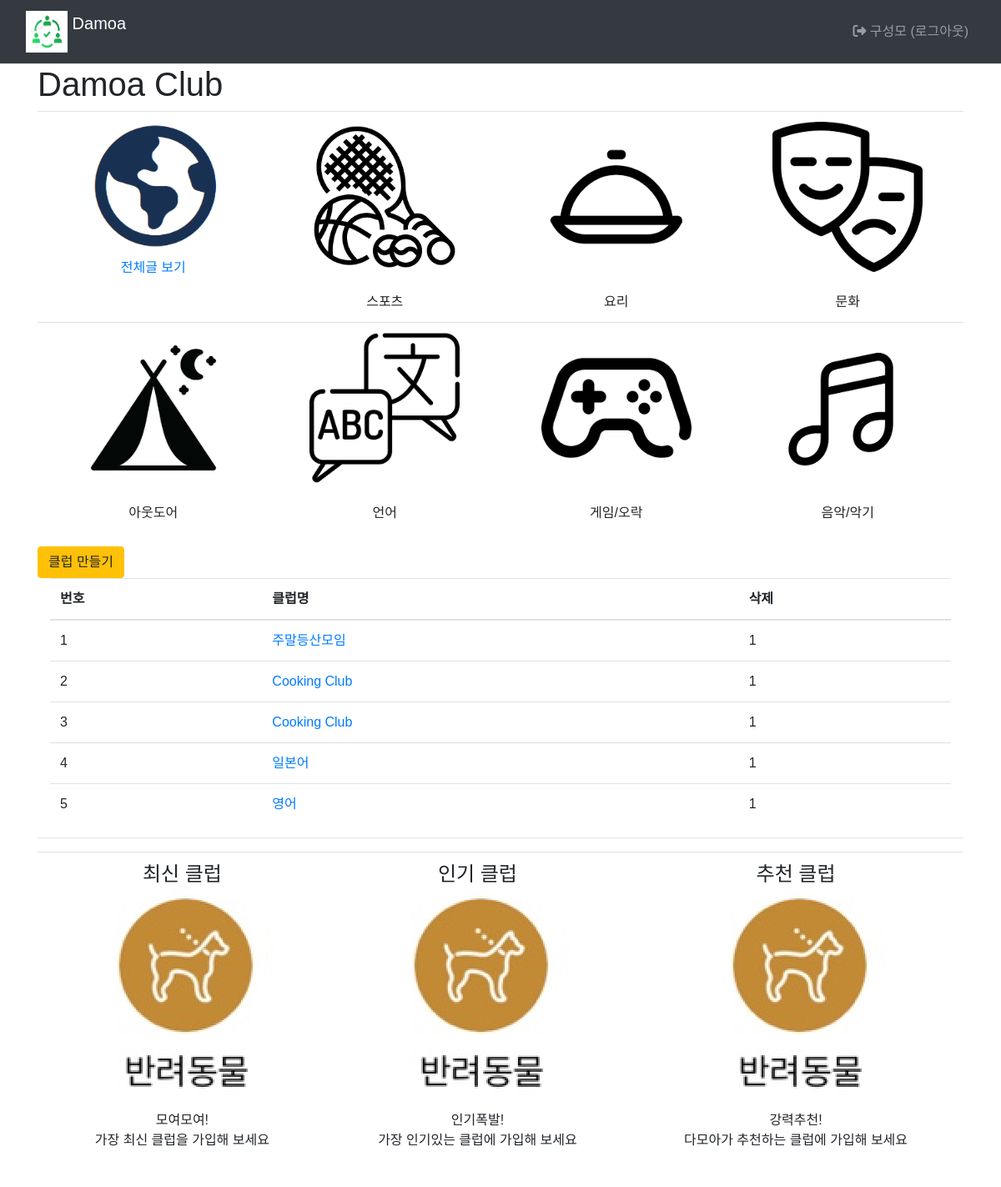
/main/ (signed in), run on an earlier commit of the app's database.
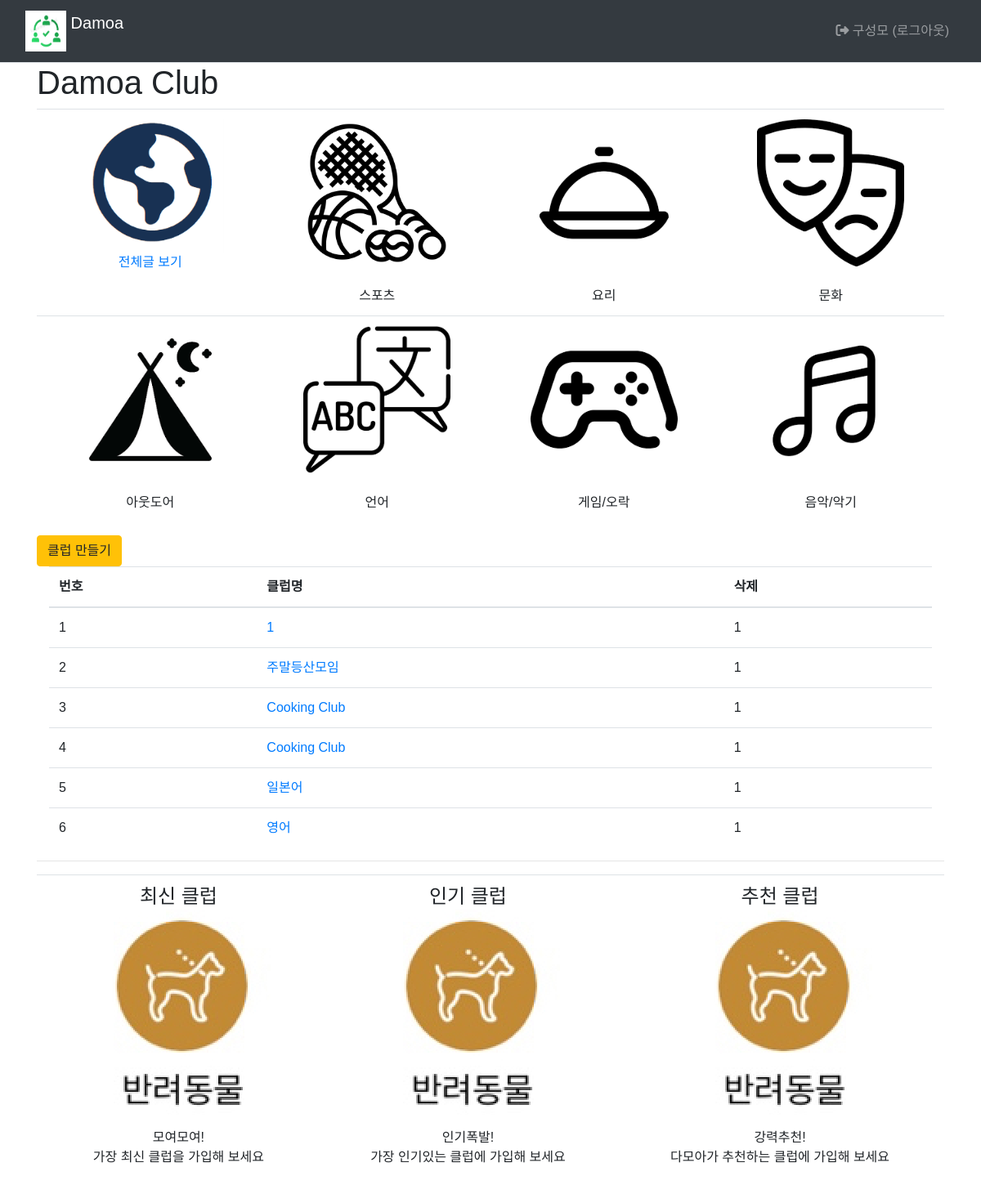
And on a later commit of the database.
### main/models.py (models this page shows, shortened)
class Club(models.Model):
    class category(models.TextChoices):
        from django.utils.translation import gettext_lazy as _
        COOK = 'CK', _('Cook')
        CULTURE = 'CT', _('Culture')
        GAME = 'GA', _('Game')
        LANGUAGE = 'LA', _('Language')
        MUSIC = 'MU', _('Music')
        OUTDOOR = 'OD', _('Outdoor')
        SPORTS = 'SP', _('Sports')
    category = models.CharField(
        max_length=10,
        choices = category.choices,
        null=True
    )
    name=models.TextField('클럽이름')
    author = models.ForeignKey(settings.AUTH_USER_MODEL, on_delete=models.CASCADE, default=1, null=True, related_name='author_club')

### main/views.py (the view)
# urls.py: path("", include('main.urls')),  # / 페이지에 해당하는 urlpatterns
def main(request):
    club_list=Club.objects.order_by('-id')
    context={'club_list':club_list}
    return render(request, 'main/main.html', context)

### templates/main/main.html (shortened to what the changed rows need)
{% extends 'base.html' %}
{% load static %}
{% block content %}
  <div class="container">
    <h1>Damoa Club</h1>
    <div>
      <div class="container">
        <table class="table">
          <thead>
            <tr class="thead-blue">
              <th>번호</th>
              <th>클럽명</th>
              <th>삭제</th>
            </tr>
          </thead>
          <tbody>
            {% if club_list %}
              {% for club in club_list %}
                <tr>
                  <td>{{forloop.counter}}</td>
                  <td>
                    <a href="#">{{club.name}}</a>
                  </td>
                  <td>
                    {% if request.user == club.author %}
                      <a href="#" class="delete btn btn-sm btn-outline-secondary" data-uri="{% url 'main:club_delete' club.id %}">삭제</a>
                      {%else%}
                      1
                    {% endif %}
                  </td>
                </tr>
              {% endfor %}
            {% else %}
              <tr>
                게시글이 없습니다.
              </tr>
            {% endif %}
          </tbody>
        </table>
      </div>
    </div>
  {% endblock %}

What changed in the data, as far as the page shows it:
added Club: name "1"
